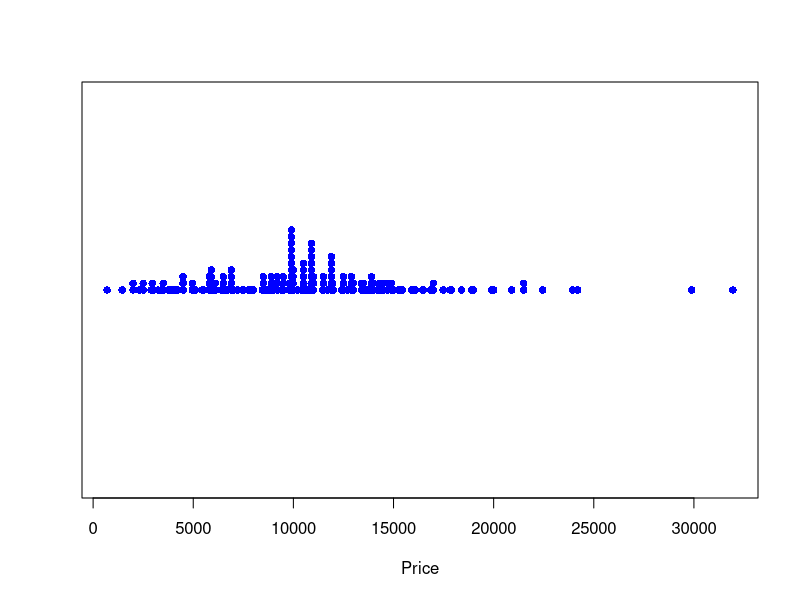
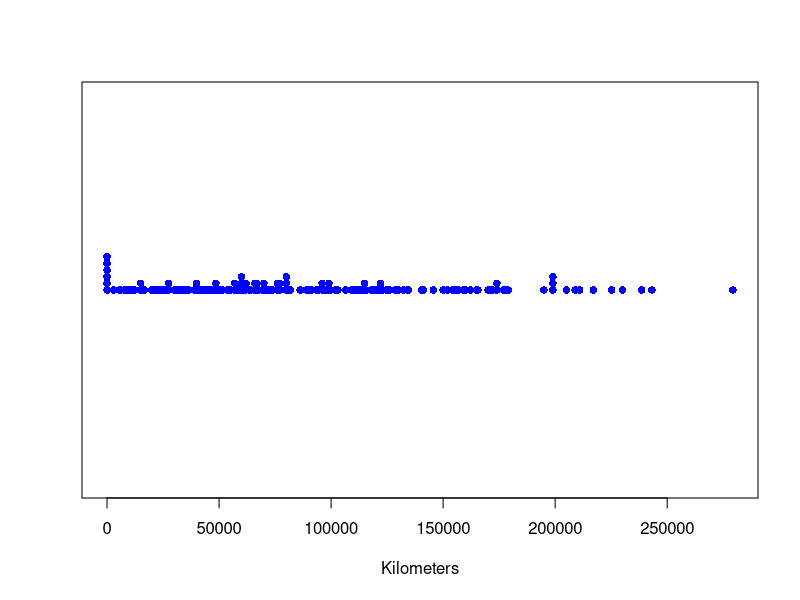
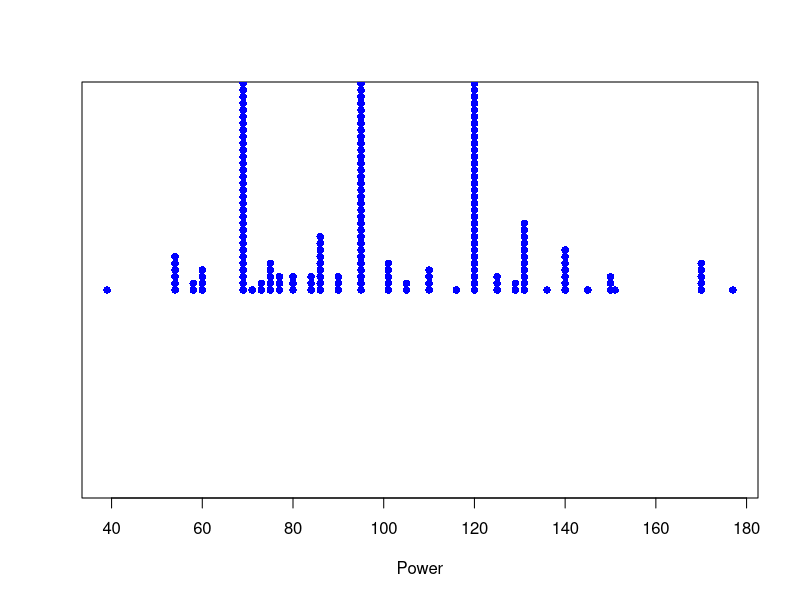
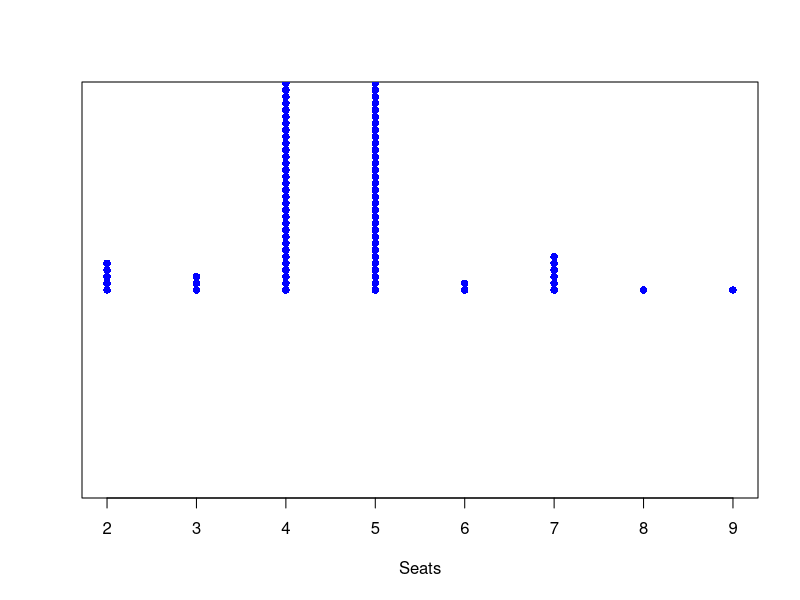
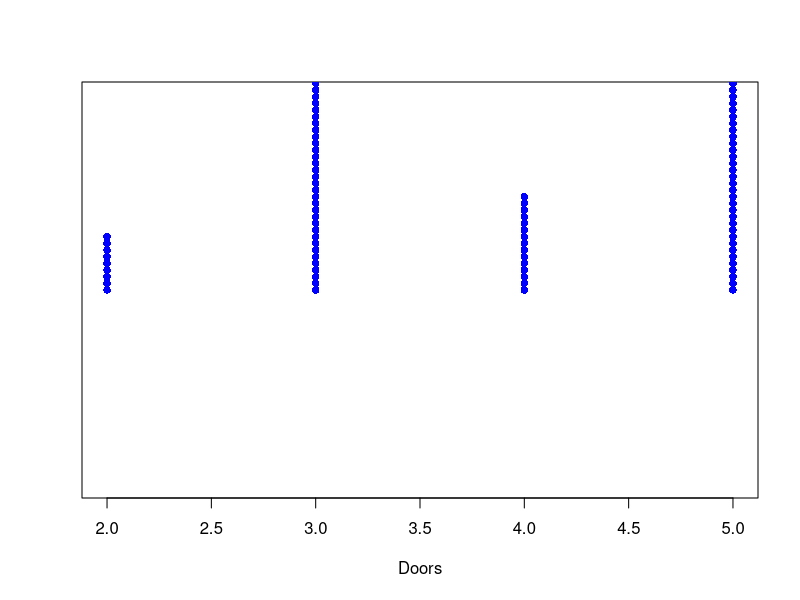
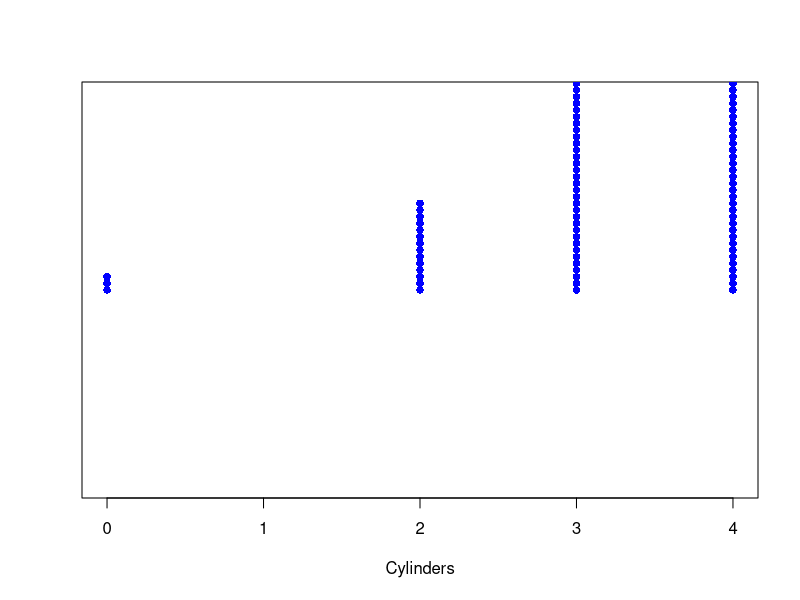
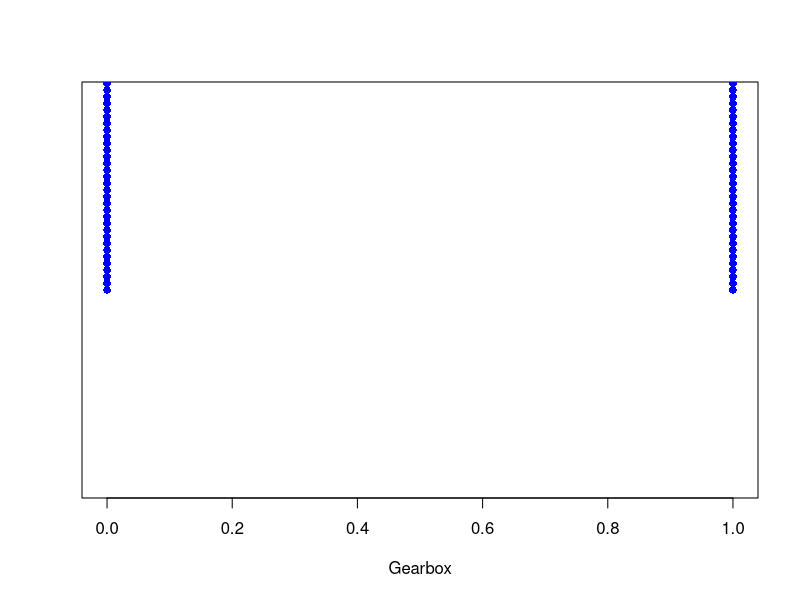
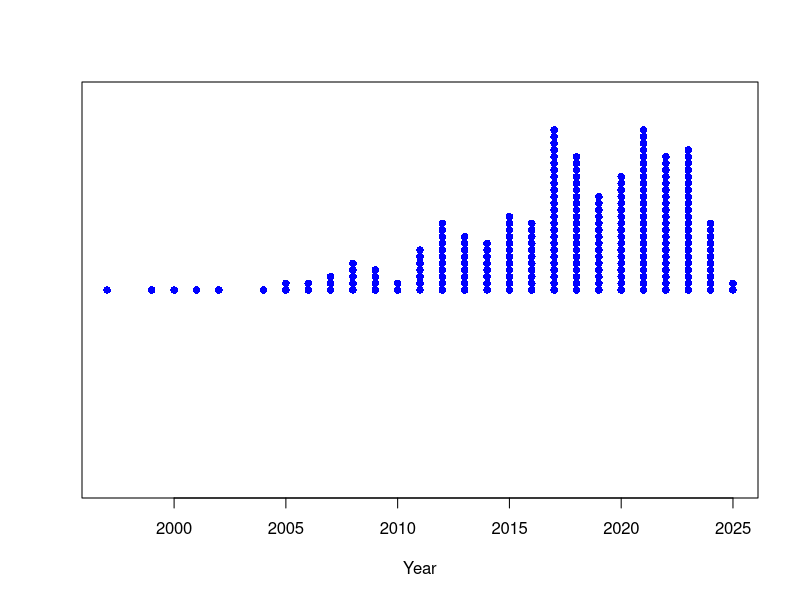

Recreate these plots in R, in order.
## ---- chunk 1
#install.packages("psych")
#install.packages("corrplot")
library(corrplot)
library(psych)
library(tidyverse)
library(skimr)
library(dplyr)
## ---- chunk 2
EUcars <- read_csv("car_prices.csv", na = c("", NA, "N/A"))
EUcars = EUcars |> drop_na() |> filter (Brand == "Fiat", Gearbox != "Semi-automatic", Drivetrain != "Rear") |> select(Model,Price,Kilometers,Power, Seats,Doors,Cylinders,Gearbox,Year,Drivetrain,Country)

EUcars <- replace(EUcars, EUcars == "Automatic", "0")
EUcars <- replace(EUcars, EUcars == "Manual", "1")
EUcars <- replace(EUcars, EUcars == "4WD", "1")
EUcars <- replace(EUcars, EUcars == "Front", "0")
EUcars <- replace(EUcars, EUcars == "AT", "1")
EUcars <- replace(EUcars, EUcars == "BE", "2")
EUcars <- replace(EUcars, EUcars == "DE", "3")
EUcars <- replace(EUcars, EUcars == "IT", "4")
EUcars <- replace(EUcars, EUcars == "NL", "5")

EUcars$Gearbox = as.numeric(EUcars$Gearbox)
EUcars$Drivetrain = as.numeric(EUcars$Drivetrain)
EUcars$Country = as.numeric(EUcars$Country)

## ---- chunk 3
stripchart(EUcars[,2], method = "stack", pch = 16, col = "blue",xlab="Price")
stripchart(EUcars[,3], method = "stack", pch = 16, col = "blue",xlab="Kilometers")
stripchart(EUcars[,4], method = "stack", pch = 16, col = "blue",xlab="Power")
stripchart(EUcars[,5], method = "stack", pch = 16, col = "blue",xlab="Seats")
stripchart(EUcars[,6], method = "stack", pch = 16, col = "blue",xlab="Doors")
stripchart(EUcars[,7], method = "stack", pch = 16, col = "blue",xlab="Cylinders")
stripchart(EUcars[,8], method = "stack", pch = 16, col = "blue",xlab="Gearbox")
stripchart(EUcars[,9], method = "stack", pch = 16, col = "blue",xlab="Year")
stripchart(EUcars[,10], method = "stack", pch = 16, col = "blue",xlab="Drivetrain")
stripchart(EUcars[,11], method = "stack", pch = 16, col = "blue",xlab="Country")


describe(EUcars)
## ---- chunk 4
cov_matrix<-cov(EUcars[,2:11])
cov_matrix
pairs(cov(EUcars[,2:11]), col = "blue", pch = 16,main="Covariability Scatter Plot")

cor_matrix<-cor(EUcars[,2:11])
cor_matrix
pairs(cor(EUcars[,2:11]), col = "blue", pch = 16,main="Correlation Scatter Plot")
corrplot(cor_matrix, title="Correlation Plot")
## ---- chunk 5
m <- mahalanobis(x = EUcars[,2:3],
center = c(10597.53, 81334.99),
cov = cov(EUcars[,2:3]))
which(m > qchisq(p = 1 - 0.01, df = 2))
cor(EUcars[,2:3])
cor(EUcars[c(1:58, 60:117, 119:121, 123:146, 148:224, 226:242),2:3])
## ---- chunk 6
m <- mahalanobis(x = EUcars[,c(2,4)],
center = c(10597.53, 92.29),
cov = cov(EUcars[,c(2,4)]))
which(m > qchisq(p = 1 - 0.01, df = 2))
cor(EUcars[,c(2,4)])
cor(EUcars[c(2:55, 57:65, 67:146, 148:158, 160:161, 163:167, 169:224, 226:242),c(2,4)])
## ---- chunk 7
m <- mahalanobis(x = EUcars[,c(2,5)],
center = c(10597.53, 4.56),
cov = cov(EUcars[,c(2,5)]))
which(m > qchisq(p = 1 - 0.01, df = 2))
cor(EUcars[,c(2,5)])
cor(EUcars[c(2:42, 44:89, 91:103, 105:119, 121, 123:146, 148:158, 160:206, 208:224, 226:242),c(2,5)])
## ---- chunk 8
m <- mahalanobis(x = EUcars[,c(2,6)],
center = c(10597.53, 4.36),
cov = cov(EUcars[,c(2,6)]))
which(m > qchisq(p = 1 - 0.01, df = 2))
cor(EUcars[,c(2,6)])
cor(EUcars[c(1:146, 148:161, 163:224, 226:242),c(2,6)])
## ---- chunk 9
m <- mahalanobis(x = EUcars[,c(2,7)],
center = c(10597.53, 3.60),
cov = cov(EUcars[,c(2,7)]))
which(m > qchisq(p = 1 - 0.01, df = 2))
cor(EUcars[,c(2,7)])
cor(EUcars[c(1:57, 59:146, 148:161, 163:224, 226:241),c(2,7)])
## ---- chunk 10
m <- mahalanobis(x = EUcars[,c(2,8)],
center = c(10597.53, 0.86),
cov = cov(EUcars[,c(2,8)]))
which(m > qchisq(p = 1 - 0.01, df = 2))
cor(EUcars[,c(2,8)])
cor(EUcars[c(2:19, 21:41, 43:46, 48:112, 114:146, 148:161, 163:224, 226:242),c(2,8)])
## ---- chunk 11
m <- mahalanobis(x = EUcars[,c(2,9)],
center = c(10597.53, 2017.32),
cov = cov(EUcars[,c(2,9)]))
which(m > qchisq(p = 1 - 0.01, df = 2))
cor(EUcars[,c(2,9)])
cor(EUcars[c(1:27, 29:112, 114:138, 140:142, 144:146, 148:194, 196:213, 215:224, 226:242),c(2,9)])
## ---- chunk 12
m <- mahalanobis(x = EUcars[,c(2,10)],
center = c(10597.53, 0.04),
cov = cov(EUcars[,c(2,10)]))
which(m > qchisq(p = 1 - 0.01, df = 2))
cor(EUcars[,c(2,10)])
cor(EUcars[c(2:16, 18, 20:24, 26:55, 57:116, 118:146, 148:152, 154:158, 160:164, 166:167, 169:224, 226:242),c(2,10)])
## ---- chunk 13
m <- mahalanobis(x = EUcars[,c(2,11)],
center = c(10597.53, 3.86),
cov = cov(EUcars[,c(2,11)]))
which(m > qchisq(p = 1 - 0.01, df = 2))
cor(EUcars[,c(2,11)])
cor(EUcars[c(1:7, 9:23, 25:95, 97:105, 107:112, 114:146, 148:174, 176:224, 226:242),c(2,11)])
## ---- chunk 14
m <- mahalanobis(x = EUcars[,c(3,4)],
center = c(81334.99, 92.29),
cov = cov(EUcars[,c(3,4)]))
which(m > qchisq(p = 1 - 0.01, df = 2))
cor(EUcars[,c(3,4)])
cor(EUcars[c(2:65, 67:117, 119:167, 169:242),c(3,4)])
## ---- chunk 15
m <- mahalanobis(x = EUcars[,c(3,5)],
center = c(81334.99, 4.56),
cov = cov(EUcars[,c(3,5)]))
which(m > qchisq(p = 1 - 0.01, df = 2))
cor(EUcars[,c(3,5)])
cor(EUcars[c(2:42, 44:89, 91:103, 105:117, 119, 121, 123:146, 148:167, 169:206, 208:242),c(3,5)])
## ---- chunk 16
m <- mahalanobis(x = EUcars[,c(3,6)],
center = c(81334.99, 4.36),
cov = cov(EUcars[,c(3,6)]))
which(m > qchisq(p = 1 - 0.01, df = 2))
cor(EUcars[,c(3,6)])
cor(EUcars[c(1:117, 119:242),c(3,6)])
## ---- chunk 17
m <- mahalanobis(x = EUcars[,c(3,7)],
center = c(81334.99, 3.60),
cov = cov(EUcars[,c(3,7)]))
which(m > qchisq(p = 1 - 0.01, df = 2))
cor(EUcars[,c(3,7)])
cor(EUcars[c(1:51, 53:57, 59:117, 119:161, 163:241),c(3,7)])
## ---- chunk 18
m <- mahalanobis(x = EUcars[,c(3,8)],
center = c(81334.99, 0.86),
cov = cov(EUcars[,c(3,8)]))
which(m > qchisq(p = 1 - 0.01, df = 2))
cor(EUcars[,c(3,8)])
cor(EUcars[c(2:117, 119:167, 169:242),c(3,8)])
## ---- chunk 19
m <- mahalanobis(x = EUcars[,c(3,9)],
center = c(81334.99, 2017.32),
cov = cov(EUcars[,c(3,9)]))
which(m > qchisq(p = 1 - 0.01, df = 2))
cor(EUcars[,c(3,9)])
cor(EUcars[c(1:27, 29:58, 60:117, 119:134, 136:138, 140:142, 144:194, 196:213, 215:242),c(3,9)])
## ---- chunk 20
m <- mahalanobis(x = EUcars[,c(3,10)],
center = c(81334.99, 0.04),
cov = cov(EUcars[,c(3,10)]))
which(m > qchisq(p = 1 - 0.01, df = 2))
cor(EUcars[,c(3,10)])
cor(EUcars[c(2:16, 18, 20:24, 26:55, 57:116, 119:152, 154:158, 160:164, 166, 169:242),c(3,10)])
## ---- chunk 21
m <- mahalanobis(x = EUcars[,c(3,11)],
center = c(81334.99, 3.86),
cov = cov(EUcars[,c(3,11)]))
which(m > qchisq(p = 1 - 0.01, df = 2))
cor(EUcars[,c(3,11)])
cor(EUcars[c(1:23, 25:117, 119:174, 176:242),c(3,11)])
## ---- chunk 22
m <- mahalanobis(x = EUcars[,c(4,5)],
center = c(92.29, 4.56),
cov = cov(EUcars[,c(4,5)]))
which(m > qchisq(p = 1 - 0.01, df = 2))
cor(EUcars[,c(4,5)])
cor(EUcars[c(2:18, 20:42, 44:55, 57:65, 67:89, 91:103, 105:119, 121, 123:146, 148:158, 160:167, 169:206, 208:242),c(4,5)])
## ---- chunk 23
m <- mahalanobis(x = EUcars[,c(4,6)],
center = c(92.29, 4.36),
cov = cov(EUcars[,c(4,6)]))
which(m > qchisq(p = 1 - 0.01, df = 2))
cor(EUcars[,c(4,6)])
cor(EUcars[c(1:65, 67:158, 160:242),c(4,6)])
## ---- chunk 24
m <- mahalanobis(x = EUcars[,c(4,7)],
center = c(92.29, 3.60),
cov = cov(EUcars[,c(4,7)]))
which(m > qchisq(p = 1 - 0.01, df = 2))
cor(EUcars[,c(4,7)])
cor(EUcars[c(1:57, 59:161, 163:241),c(4,7)])
## ---- chunk 25
m <- mahalanobis(x = EUcars[,c(4,8)],
center = c(92.29, 0.86),
cov = cov(EUcars[,c(4,8)]))
which(m > qchisq(p = 1 - 0.01, df = 2))
cor(EUcars[,c(4,8)])
cor(EUcars[c(2:15, 17:18, 21:55, 57:65, 67:80, 82:84, 86:133, 135:151, 153:158, 160:161, 163:167, 169:197, 199:237, 239:241),c(4,8)])
## ---- chunk 26
m <- mahalanobis(x = EUcars[,c(4,9)],
center = c(92.29, 2017.32),
cov = cov(EUcars[,c(4,9)]))
which(m > qchisq(p = 1 - 0.01, df = 2))
cor(EUcars[,c(4,9)])
cor(EUcars[c(2:18, 20:27, 29:65, 67:138, 140:142, 144:158, 160:167, 169:213, 215:242),c(4,9)])
## ---- chunk 27
m <- mahalanobis(x = EUcars[,c(4,10)],
center = c(92.29, 0.04),
cov = cov(EUcars[,c(4,10)]))
which(m > qchisq(p = 1 - 0.01, df = 2))
cor(EUcars[,c(4,10)])
cor(EUcars[c(2:16, 18, 20:24, 26:55, 57:65, 67:116, 118:152, 154:158, 160:164, 166:167, 169:242),c(4,10)])
## ---- chunk 28
m <- mahalanobis(x = EUcars[,c(4,11)],
center = c(92.29, 3.86),
cov = cov(EUcars[,c(4,11)]))
which(m > qchisq(p = 1 - 0.01, df = 2))
cor(EUcars[,c(4,11)])
cor(EUcars[c(1:23, 25:65, 67:80, 82:99, 101:105, 107:174, 176:242),c(4,11)])
## ---- chunk 29
m <- mahalanobis(x = EUcars[,c(5,6)],
center = c(4.56, 4.36),
cov = cov(EUcars[,c(5,6)]))
which(m > qchisq(p = 1 - 0.01, df = 2))
cor(EUcars[,c(5,6)])
cor(EUcars[c(1:42, 44:89, 91:103, 105:119, 121, 123:146, 148:158, 160:206, 208:242),c(5,6)])
## ---- chunk 30
m <- mahalanobis(x = EUcars[,c(5,7)],
center = c(4.56, 3.60),
cov = cov(EUcars[,c(5,7)]))
which(m > qchisq(p = 1 - 0.01, df = 2))
cor(EUcars[,c(5,7)])
cor(EUcars[c(1:42, 44:57, 59:89, 91:103, 105:119, 121, 123:146, 148:161, 163:206, 208:241),c(5,7)])
## ---- chunk 31
m <- mahalanobis(x = EUcars[,c(5,8)],
center = c(4.56, 0.86),
cov = cov(EUcars[,c(5,8)]))
which(m > qchisq(p = 1 - 0.01, df = 2))
cor(EUcars[,c(5,8)])
cor(EUcars[c(2:18, 20:42, 44:55, 57:89, 91:103, 105:119, 121, 123:146, 149:158, 160:167, 169:206, 208:242),c(5,8)])
## ---- chunk 32
m <- mahalanobis(x = EUcars[,c(5,9)],
center = c(4.56, 2017.32),
cov = cov(EUcars[,c(5,9)]))
which(m > qchisq(p = 1 - 0.01, df = 2))
cor(EUcars[,c(5,9)])
cor(EUcars[c(1:18, 20:27, 29:42, 44:89, 91:103, 105:119, 121, 123:138, 140:142, 144:146, 149:158, 160:167, 169:206, 208:213, 215:242),c(5,9)])
## ---- chunk 33
m <- mahalanobis(x = EUcars[,c(5,10)],
center = c(4.56, 0.04),
cov = cov(EUcars[,c(5,10)]))
which(m > qchisq(p = 1 - 0.01, df = 2))
cor(EUcars[,c(5,10)])
cor(EUcars[c(2:16, 18, 20:24, 26:42, 44:55, 57:89, 91:103, 105:116, 118, 119, 121, 123:146, 149:152, 154:158, 160:164, 166, 169:206, 208:242),c(5,10)])
## ---- chunk 34
m <- mahalanobis(x = EUcars[,c(5,11)],
center = c(4.56, 3.86),
cov = cov(EUcars[,c(5,11)]))
which(m > qchisq(p = 1 - 0.01, df = 2))
cor(EUcars[,c(5,11)])
cor(EUcars[c(1:18, 20:42, 44:89, 91:103, 105:119, 121, 123:146, 148:158, 160:174, 176:206, 208:242),c(5,11)])
## ---- chunk 35
m <- mahalanobis(x = EUcars[,c(6,7)],
center = c(4.36, 3.60),
cov = cov(EUcars[,c(6,7)]))
which(m > qchisq(p = 1 - 0.01, df = 2))
cor(EUcars[,c(6,7)])
cor(EUcars[c(1:33, 35:57, 59:161, 163:241),c(6,7)])
## ---- chunk 36
m <- mahalanobis(x = EUcars[,c(6,8)],
center = c(4.36, 0.86),
cov = cov(EUcars[,c(6,8)]))
which(m > qchisq(p = 1 - 0.01, df = 2))
cor(EUcars[,c(6,8)])
cor(EUcars[c(1:84, 86:161, 163:242),c(6,8)])
## ---- chunk 37
m <- mahalanobis(x = EUcars[,c(6,9)],
center = c(4.36, 2017.32),
cov = cov(EUcars[,c(6,9)]))
which(m > qchisq(p = 1 - 0.01, df = 2))
cor(EUcars[,c(6,9)])
cor(EUcars[c(1:27, 29:138, 140:142, 144:161, 163:213, 215:242),c(6,9)])
## ---- chunk 38
m <- mahalanobis(x = EUcars[,c(6,10)],
center = c(4.36, 0.04),
cov = cov(EUcars[,c(6,10)]))
which(m > qchisq(p = 1 - 0.01, df = 2))
cor(EUcars[,c(6,10)])
cor(EUcars[c(2:16, 18, 20:24, 26:55, 57:116, 118:152, 154:158, 160:164, 166, 169:242),c(6,10)])
## ---- chunk 39
m <- mahalanobis(x = EUcars[,c(6,11)],
center = c(4.36, 3.86),
cov = cov(EUcars[,c(6,11)]))
which(m > qchisq(p = 1 - 0.01, df = 2))
cor(EUcars[,c(6,11)])
cor(EUcars[c(1:23, 25:33, 35:80, 82:105, 107:174, 176:242),c(6,11)])
## ---- chunk 40
m <- mahalanobis(x = EUcars[,c(7,8)],
center = c(3.60, 0.86),
cov = cov(EUcars[,c(7,8)]))
which(m > qchisq(p = 1 - 0.01, df = 2))
cor(EUcars[,c(7,8)])
cor(EUcars[c(1:57, 59:161, 163:241),c(7,8)])
## ---- chunk 41
m <- mahalanobis(x = EUcars[,c(7,9)],
center = c(3.60, 2017.32),
cov = cov(EUcars[,c(7,9)]))
which(m > qchisq(p = 1 - 0.01, df = 2))
cor(EUcars[,c(7,9)])
cor(EUcars[c(1:27, 29:57, 59:138, 140:142, 144:161, 163:213, 215:241),c(7,9)])
## ---- chunk 42
m <- mahalanobis(x = EUcars[,c(7,10)],
center = c(3.60, 0.04),
cov = cov(EUcars[,c(7,10)]))
which(m > qchisq(p = 1 - 0.01, df = 2))
cor(EUcars[,c(7,10)])
cor(EUcars[c(2:16, 18, 20:24, 26:55, 57, 59:116, 118:152, 154:158, 160, 161, 163:164, 166, 167, 169:241),c(7,10)])
## ---- chunk 43
m <- mahalanobis(x = EUcars[,c(7,11)],
center = c(3.60, 3.86),
cov = cov(EUcars[,c(7,11)]))
which(m > qchisq(p = 1 - 0.01, df = 2))
cor(EUcars[,c(7,11)])
cor(EUcars[c(1:57, 59:161, 163:174, 176:241),c(7,11)])
## ---- chunk 44
m <- mahalanobis(x = EUcars[,c(8,9)],
center = c(0.86, 2017.32),
cov = cov(EUcars[,c(8,9)]))
which(m > qchisq(p = 1 - 0.01, df = 2))
cor(EUcars[,c(8,9)])
cor(EUcars[c(1:19, 21:27, 29:138, 140:142, 144:213, 215:242),c(8,9)])
## ---- chunk 45
m <- mahalanobis(x = EUcars[,c(8,10)],
center = c(0.86, 0.04),
cov = cov(EUcars[,c(8,10)]))
which(m > qchisq(p = 1 - 0.01, df = 2))
cor(EUcars[,c(8,10)])
cor(EUcars[c(2:16, 18, 20:24, 26:55, 57:116, 118:152, 154:158, 160, 161, 163:164, 166, 167, 169:242),c(8,10)])
## ---- chunk 46
m <- mahalanobis(x = EUcars[,c(8,11)],
center = c(0.86, 3.86),
cov = cov(EUcars[,c(8,11)]))
which(m > qchisq(p = 1 - 0.01, df = 2))
cor(EUcars[,c(8,11)])
cor(EUcars[c(1:19, 21:80, 82:174, 176:242),c(8,11)])
## ---- chunk 47
m <- mahalanobis(x = EUcars[,c(9,10)],
center = c(2017.32, 0.04),
cov = cov(EUcars[,c(9,10)]))
which(m > qchisq(p = 1 - 0.01, df = 2))
cor(EUcars[,c(9,10)])
cor(EUcars[c(2:16, 18, 20:24, 26:27, 29:55, 57:116, 118:138, 140:142, 144:152, 154:158, 160, 161, 163:164, 166, 167, 169:213, 215:242),c(9,10)])
## ---- chunk 48
m <- mahalanobis(x = EUcars[,c(9,11)],
center = c(2017.32, 3.86),
cov = cov(EUcars[,c(9,11)]))
which(m > qchisq(p = 1 - 0.01, df = 2))
cor(EUcars[,c(9,11)])
cor(EUcars[c(1:23, 25, 26:38, 40:138, 140:142, 144:174, 176:213, 215:242),c(9,11)])
## ---- chunk 49
m <- mahalanobis(x = EUcars[,c(10,11)],
center = c(0.04, 3.86),
cov = cov(EUcars[,c(10,11)]))
which(m > qchisq(p = 1 - 0.01, df = 2))
cor(EUcars[,c(10,11)])
cor(EUcars[c(2:16, 18, 20:24, 26:55, 57:116, 118:152, 154:158, 160, 161, 163:164, 166, 167, 169:174, 176:242),c(10,11)])
